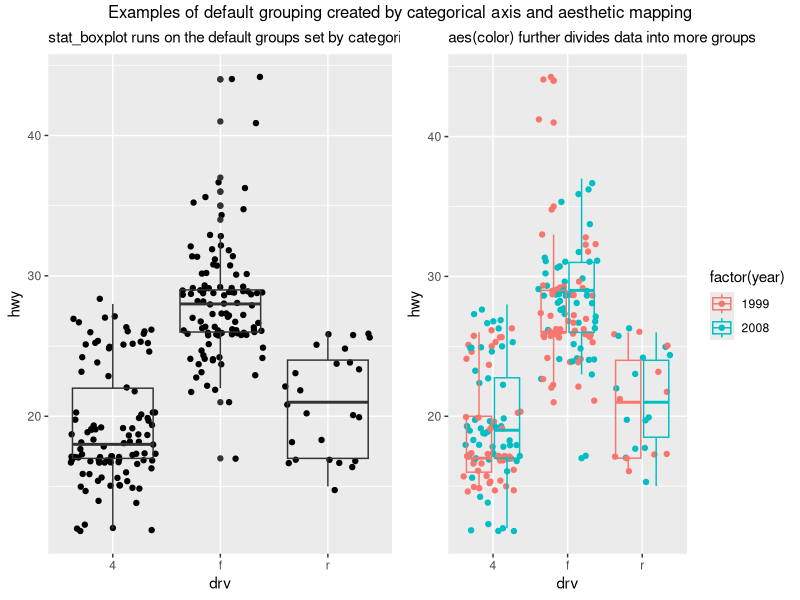
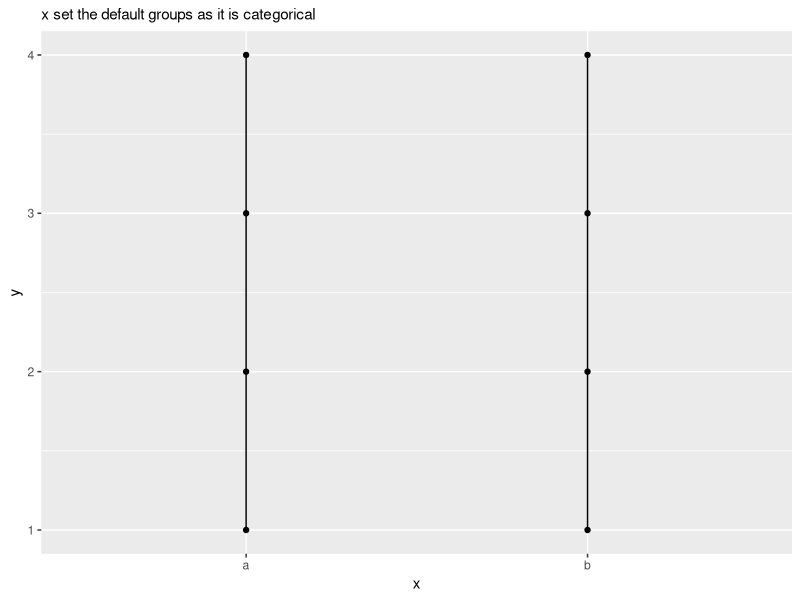
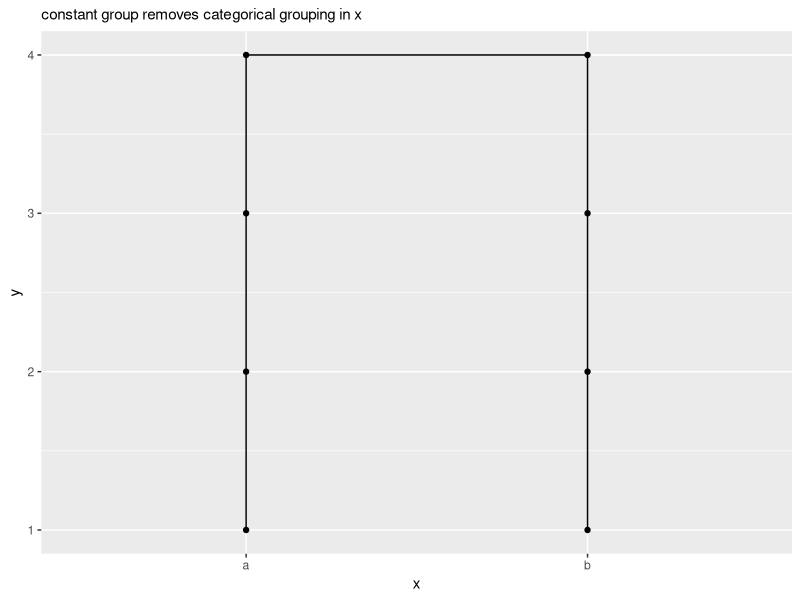
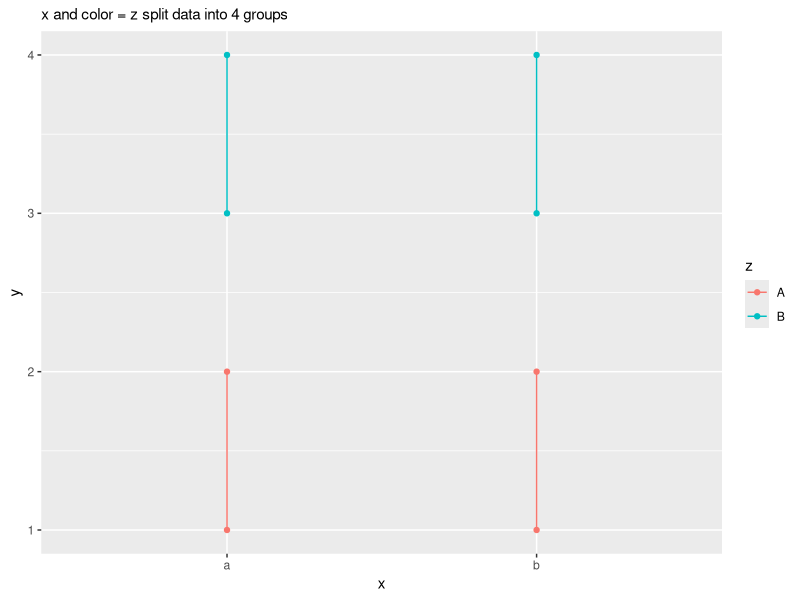
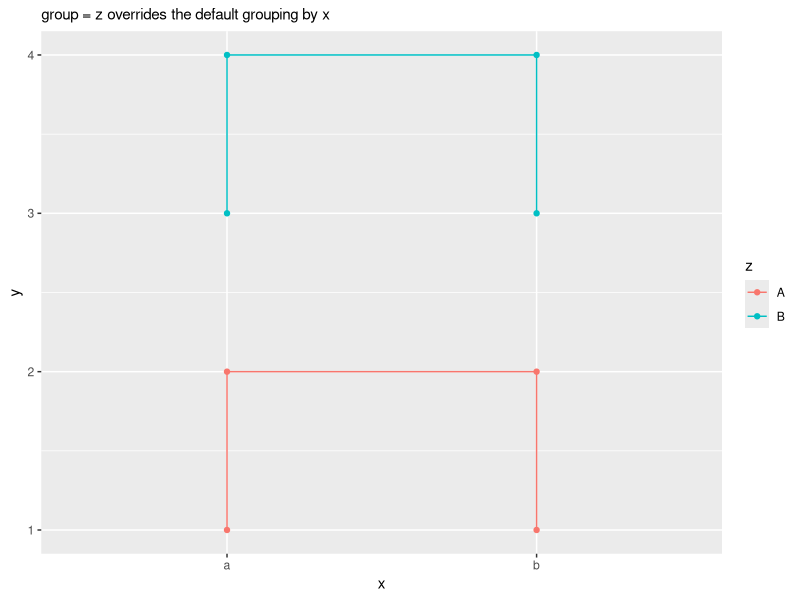
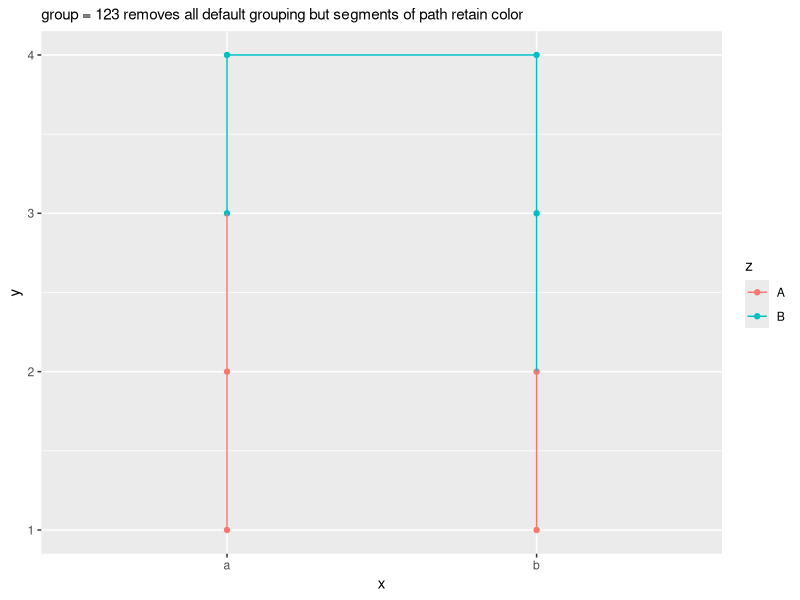
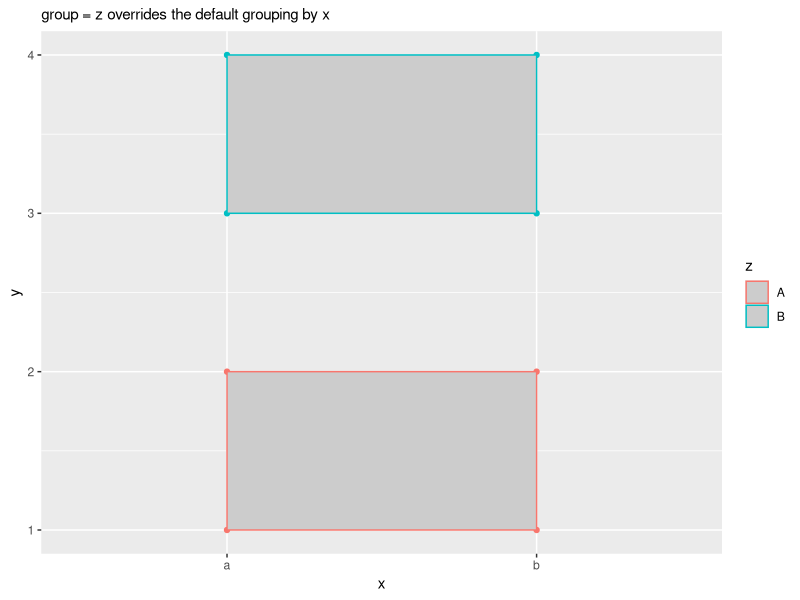
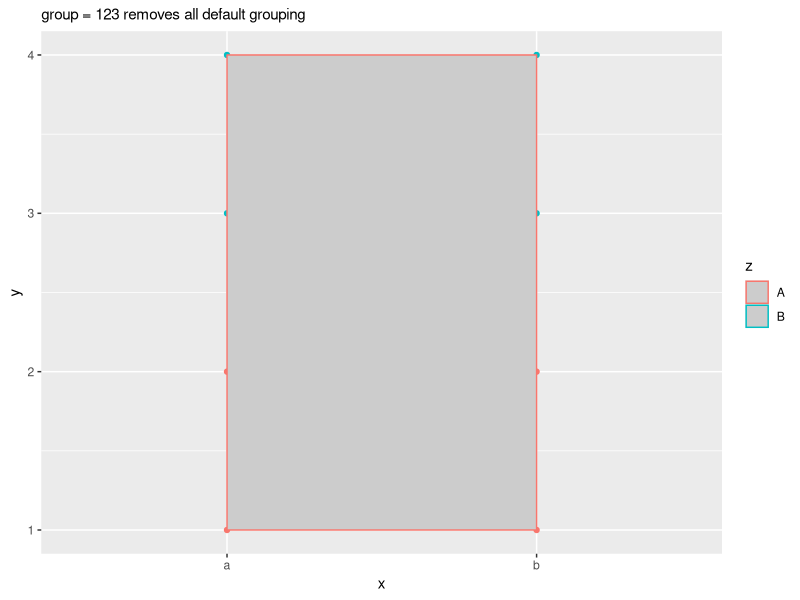

Here is the R script that generated these plots, in order:
## ---- chunk 1
library(knitr)
opts_chunk$set(message = FALSE, warning = FALSE)
## ---- chunk 2
library(ggplot2)
library(grid)
library(gridExtra)

g1 <- ggplot(mpg, aes(drv, hwy)) +
    geom_jitter() +
    stat_boxplot(fill = NA) +
    labs(subtitle = "stat_boxplot runs on the default groups set by categorical drv")

g2 <- ggplot(mpg, aes(drv, hwy, color = factor(year))) +
    geom_jitter() +
    stat_boxplot(fill = NA) +
    labs(subtitle = "aes(color) further divides data into more groups")

grid.arrange(g1, g2, nrow = 1,
             top = textGrob("Examples of default grouping created by categorical axis and aesthetic mapping"))
## ---- chunk 3
# make up a simple dummy data frame
df <- data.frame(x = c("a", "a", "a", "a", "b", "b", "b", "b"),
                 y = c(1, 2, 3, 4, 4, 3, 2, 1),
                 z = c("A", "A", "B", "B", "B", "B", "A", "A"))
df

ggplot(df, aes(x, y)) +
    geom_point() +
    geom_path() +
    labs(subtitle = "x set the default groups as it is categorical")
## ---- chunk 4
ggplot(df, aes(x, y)) +
    geom_point() +
    geom_path(aes(group = 123)) +   # constant group can stay outside of aes()
    labs(subtitle = "constant group removes categorical grouping in x")
## ---- chunk 5
ggplot(df, aes(x, y, color = z)) +
    geom_point() +
    geom_path() +
    labs(subtitle = "x and color = z split data into 4 groups")
## ---- chunk 6
ggplot(df, aes(x, y, color = z)) +
    geom_point() +
    geom_path(aes(group = z)) +
    labs(subtitle = "group = z overrides the default grouping by x")
## ---- chunk 7
ggplot(df, aes(x, y, color = z)) +
    geom_point() +
    geom_path(aes(group = 123)) +
    labs(subtitle = "group = 123 removes all default grouping but segments of path retain color")
## ---- chunk 8
ggplot(df, aes(x, y, color = z)) +
    geom_point() +
    geom_polygon(aes(group = z), fill = "grey80") +
    labs(subtitle = "group = z overrides the default grouping by x")
## ---- chunk 9
ggplot(df, aes(x, y, color = z)) +
    geom_point() +
    geom_polygon(aes(group = 123), fill = "grey80") +
    labs(subtitle = "group = 123 removes all default grouping")
